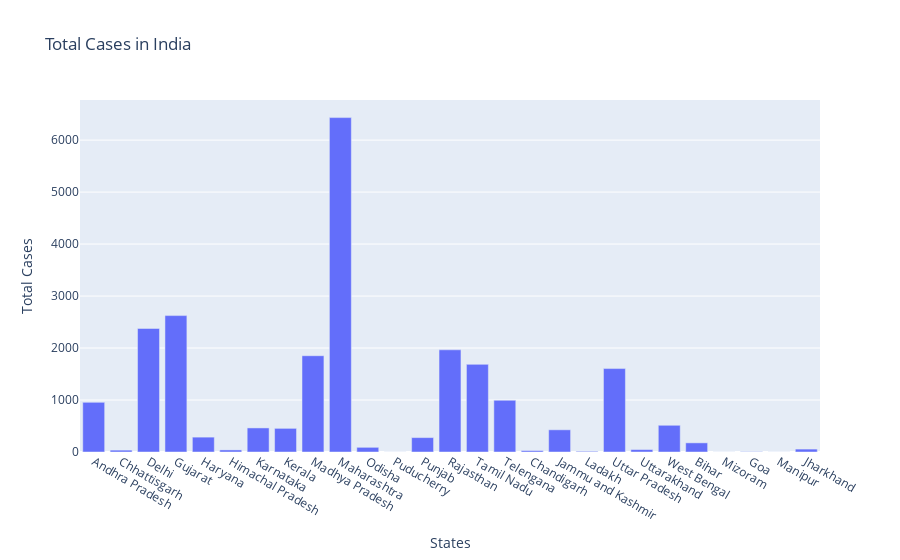

The code cell stored with this chart in its notebook:
### Code cell
fig=plt.figure(figsize=(20,10),dpi=200)
axes=fig.add_axes([0,0,1,1])
axes.bar(df["Name of State / UT"],df["Total Cases"])
axes.set_title("Total Cases in India")
axes.set_xlabel("States")
axes.set_ylabel("Total Cases")
plt.show()

#plotly
fig=go.Figure()
fig.add_trace(go.Bar(x=df["Name of State / UT"], y=df["Total Cases"]))
fig.update_layout(title='Total Cases in India', xaxis=dict(title="States"), yaxis=dict(title="Total Cases"))

### Figure 1 — Plotly figure (JSON) as saved in the notebook; plotly's stock layout.template omitted (floating-point values rounded to 4 significant figures)
{"data": [{"type": "bar", "x": ["Andhra Pradesh", "Chhattisgarh", "Delhi", "Gujarat", "Haryana", "Himachal Pradesh", "Karnataka", "Kerala", "Madhya Pradesh", "Maharashtra", "Odisha", "Puducherry", "Punjab", "Rajasthan", "Tamil Nadu", "Telengana", "Chandigarh", "Jammu and Kashmir", "Ladakh", "Uttar Pradesh", "Uttarakhand", "West Bengal", "Bihar", "Mizoram", "Goa", "Manipur", "Jharkhand"], "y": [955, 36, 2377, 2624, 286, 40, 463, 455, 1852, 6433, 90, 1, 277, 1966, 1686, 995, 27, 427, 13, 1605, 47, 514, 176, 1, 6, 1, 56]}], "layout": {"title": {"text": "Total Cases in India"}, "xaxis": {"title": {"text": "States"}}, "yaxis": {"title": {"text": "Total Cases"}}}}
